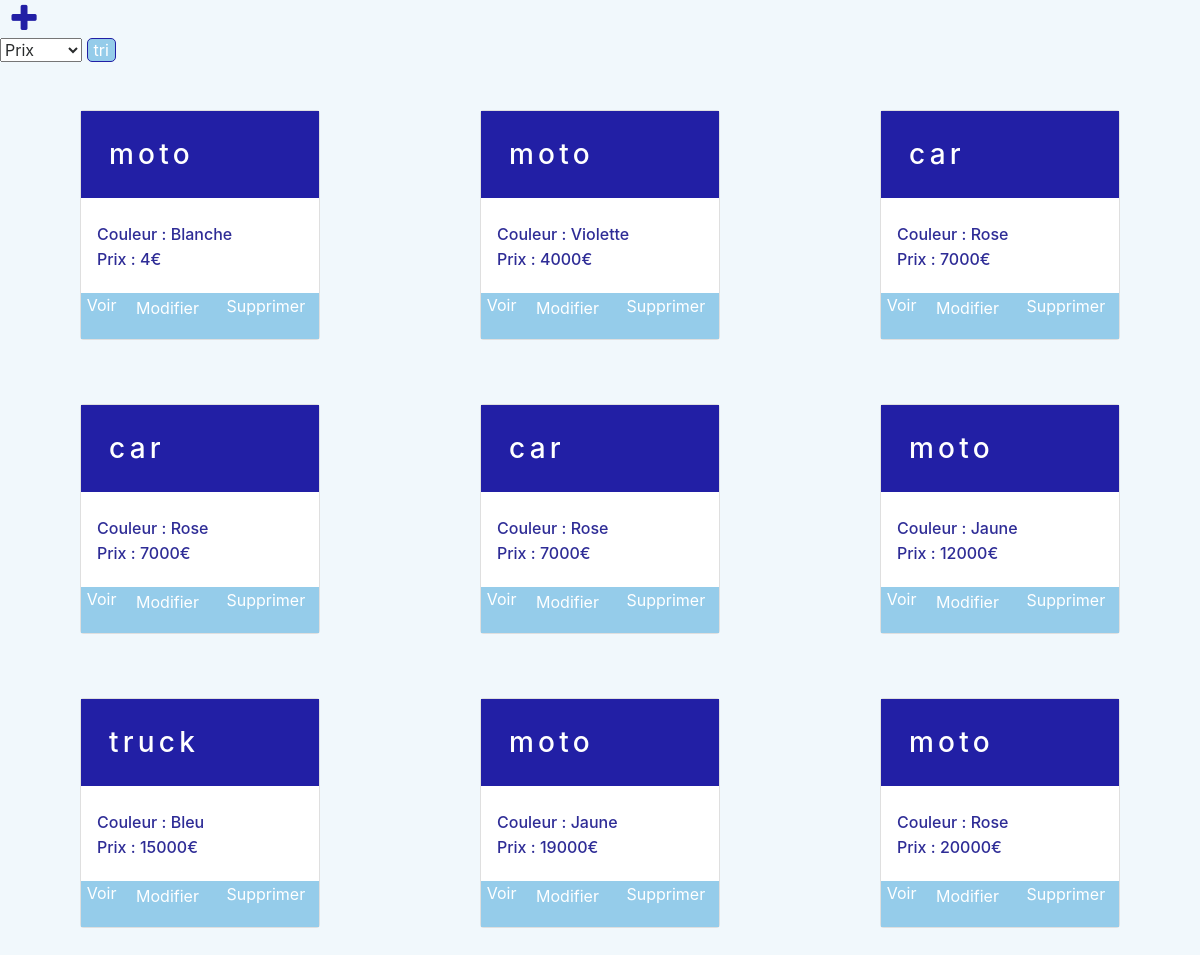
The page / on the database its author committed.
### tables this page shows
CREATE TABLE `vehicle` (
  `id` int(11) NOT NULL,
  `type` varchar(5) NOT NULL,
  `color` varchar(50) NOT NULL,
  `price` int(11) NOT NULL,
  `wheelsNb` int(11) NOT NULL
);

### controller/home.php (called while the page is built, shortened)
<?php
require 'model/connexion.php';
require 'model/vehicle_manager.php';
$manager = new VehicleManager($db);
if(isset($_POST['ordre'])){
    if($_POST['ordre'] == 'color'){
      $vehicules = $manager -> getVehicles('color');
    }
    elseif($_POST['ordre'] == 'price'){
      $vehicules = $manager -> getVehicles('price');
    }
    elseif($_POST['ordre'] == 'type'){
      $vehicules = $manager -> getVehicles('type');
    }
}
else{
  $vehicules = $manager -> getVehicles('price');
}
require 'view/home_view.php';

### index.php (called while the page is built)
<?php
require 'controller/home.php';

### model/vehicle_manager.php (called while the page is built, shortened)
<?php
class VehicleManager{
  private $_db;
	public function setDb($db)
	{
		$this->_db = $db;
	}
	public function getVehicles($ordre){
		$sql = 'SELECT * FROM vehicle ORDER BY ';
		if ($ordre == 'type') {
			$sql .= 'type';
		} elseif ($ordre == 'price') {
			$sql .= 'price';
		} elseif ($ordre == 'color') {
			$sql .= 'color';
		}
		$req = $this->_db->query($sql);
		$details = $req -> fetchAll();
		return $details;
	}
}

### view/home_view.php (the view, shortened to what this page needs)
<!doctype html>
<html class="no-js" lang="fr">
    <head>
        <link rel="stylesheet" href = "font-awesome-4.7.0/css/font-awesome.min.css">
        <link rel="stylesheet" type="text/css" href="css/bootstrap.css/bootstrap.min.css">
        <link rel="stylesheet" href="css/normalize.css">
        <link rel="stylesheet" href="css/main.css">
    </head>
    <body>
        <button type="submit" name="plus" class="plus"><i class="fa fa-plus" aria-hidden="true"></i></button>
        <form method="post" action="index.php">
          <div class="form-group">
            <select name="ordre">
              <option value="price">Prix</option>
            </select>
            <input id="tri" type="submit" value="tri">
          </div>
        </form>
        <section id="home">
          <?php
          if(isset($vehicules)){
              foreach ($vehicules as $key => $value) {
          ?>
          <div class="card">
              <h3><?php echo $value['type'] ?></h3>
              <h6 class="body">Couleur : <?php echo $value['color'] ?></h6>
              <h6 class="body">Prix : <?php echo $value['price'] ?>€</h6>
              <div class="footer">
                  <a href="detail.php?id=<?php echo $value['id']?>" class="card-link">Voir</a>
                  <form class="card-button" id="edit" method="POST" action="index.php">
                    <button type="submit" name="edit">Modifier</button>
                  </form>
                  <form class="card-button delete" method="POST" action="index.php">
                    <input type="submit" id="suppr" name="delete" onclick="if(!confirm('Etes-vous sur de vouloir supprimer ce véhicule ?')) return false;" value="Supprimer"/>
                  </form>
              </div>
          </div>
          <?php }} ?>
        </section>
    </body>
</html>

### css/main.css (style rules this page uses)
html { color: #222; font-size: 1em; line-height: 1.4; }
body { background-color: #f1f8fc; }
.fa { color: #221fa5; font-size: 2em; width: 1em; height: 1em; }
button { background-color: transparent; border-color: transparent; }
#home { display: flex; flex-wrap: wrap; margin: auto; justify-content: space-around; }
.card { margin: 2em; width: 15em; color: #2e2c96; }
.card h3 { width: 100%; background-color: #221fa5; color: white; padding: 1em; margin-bottom: 1em; letter-spacing: .15em; }
.card-button button { background-color: transparent; border-color: transparent; }
.body { margin-left: 1em; }
.footer { background-color: #95ccea; color: white; display: flex; justify-content: space-around; margin-top: 1em; }
.footer a { color: white; }
#suppr { background-color: transparent; border-color: transparent; }
#tri { box-shadow: none; border: 0 none; border: 1px solid #221fa5; border-radius: 5px; background-color: #95ccea; color: white; }

### rows shown on the page
vehicle: type "moto", color "Blanche", price "4"
vehicle: type "moto", color "Violette", price "4000"
vehicle: type "car", color "Rose", price "7000"
vehicle: type "car", color "Rose", price "7000"
vehicle: type "car", color "Rose", price "7000"
vehicle: type "moto", color "Jaune", price "12000"
vehicle: type "truck", color "Bleu", price "15000"
vehicle: type "moto", color "Jaune", price "19000"
vehicle: type "moto", color "Rose", price "20000"
